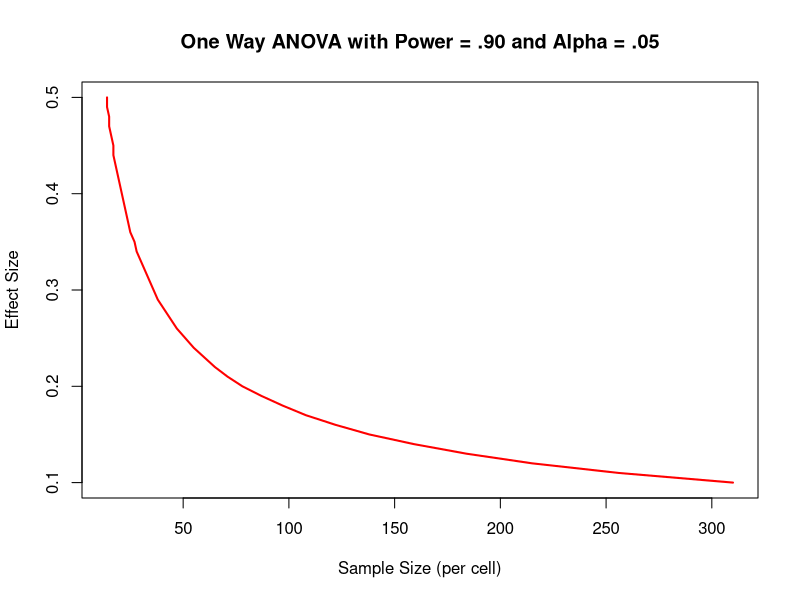

Generate this figure with R:
library(pwr)
es <- seq(.1, .5, .01)
nes <- length(es)
samsize <- NULL
for(i in 1:nes){
  result <- pwr.anova.test(k = 5, f = es[i], sig.level = .05, power = .9)
  samsize[i] <- ceiling(result$n)
}

plot(samsize, es, type = "l", lwd = 2, col = "red",
     ylab = "Effect Size",
     xlab = "Sample Size (per cell)",
     main = "One Way ANOVA with Power = .90 and Alpha = .05")
